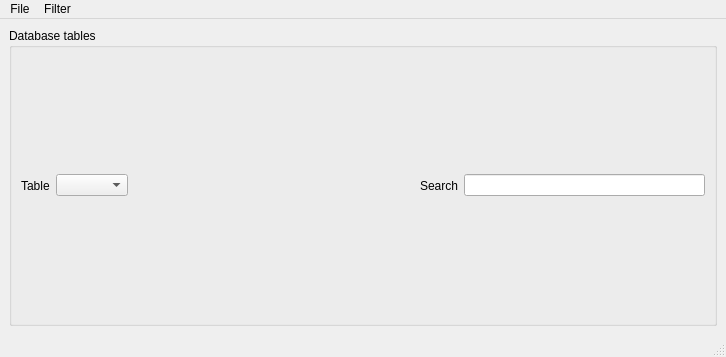
<?xml version="1.0" encoding="UTF-8"?>
<ui version="4.0">
 <class>BibliographyDatabaseWindow</class>
 <widget class="QMainWindow" name="BibliographyDatabaseWindow">
  <property name="geometry">
   <rect>
    <x>0</x>
    <y>0</y>
    <width>726</width>
    <height>357</height>
   </rect>
  </property>
  <property name="windowTitle">
   <string>Bibliography Database</string>
  </property>
  <widget class="QWidget" name="centralwidget">
   <layout class="QVBoxLayout" name="verticalLayout">
    <item>
     <widget class="QGroupBox" name="groupBox">
      <property name="title">
       <string>Database tables</string>
      </property>
      <layout class="QHBoxLayout" name="horizontalLayout_3">
       <item>
        <layout class="QHBoxLayout" name="horizontalLayout">
         <item>
          <widget class="QLabel" name="label">
           <property name="text">
            <string>Table</string>
           </property>
          </widget>
         </item>
         <item>
          <widget class="QComboBox" name="tableList"/>
         </item>
        </layout>
       </item>
       <item>
        <spacer name="horizontalSpacer">
         <property name="orientation">
          <enum>Qt::Horizontal</enum>
         </property>
         <property name="sizeHint" stdset="0">
          <size>
           <width>40</width>
           <height>20</height>
          </size>
         </property>
        </spacer>
       </item>
       <item>
        <layout class="QHBoxLayout" name="horizontalLayout_2">
         <item>
          <widget class="QLabel" name="label_2">
           <property name="text">
            <string>Search</string>
           </property>
          </widget>
         </item>
         <item>
          <widget class="QLineEdit" name="search"/>
         </item>
        </layout>
       </item>
      </layout>
     </widget>
    </item>
   </layout>
  </widget>
  <widget class="QMenuBar" name="menubar">
   <property name="geometry">
    <rect>
     <x>0</x>
     <y>0</y>
     <width>726</width>
     <height>23</height>
    </rect>
   </property>
   <widget class="QMenu" name="menuFile">
    <property name="title">
     <string>File</string>
    </property>
    <widget class="QMenu" name="menuNew">
     <property name="title">
      <string>New</string>
     </property>
     <addaction name="actionDatabase"/>
     <addaction name="actionCitation_record"/>
    </widget>
    <addaction name="menuNew"/>
    <addaction name="actionOpen"/>
    <addaction name="separator"/>
    <addaction name="actionClose"/>
   </widget>
   <widget class="QMenu" name="menuFilter">
    <property name="title">
     <string>Filter</string>
    </property>
    <addaction name="actionNew_2"/>
   </widget>
   <addaction name="menuFile"/>
   <addaction name="menuFilter"/>
  </widget>
  <widget class="QStatusBar" name="statusbar"/>
  <action name="actionOpen">
   <property name="text">
    <string>Open database</string>
   </property>
   <property name="shortcut">
    <string>Ctrl+O</string>
   </property>
  </action>
  <action name="actionNew_2">
   <property name="text">
    <string>New</string>
   </property>
  </action>
  <action name="actionClose">
   <property name="text">
    <string>Close</string>
   </property>
   <property name="shortcut">
    <string>Ctrl+W</string>
   </property>
  </action>
  <action name="actionCitation_record">
   <property name="text">
    <string>Record</string>
   </property>
   <property name="shortcut">
    <string>Ctrl+Shift+N</string>
   </property>
  </action>
  <action name="actionDatabase">
   <property name="text">
    <string>Database</string>
   </property>
   <property name="shortcut">
    <string>Ctrl+N</string>
   </property>
  </action>
 </widget>
 <resources/>
 <connections/>
</ui>
